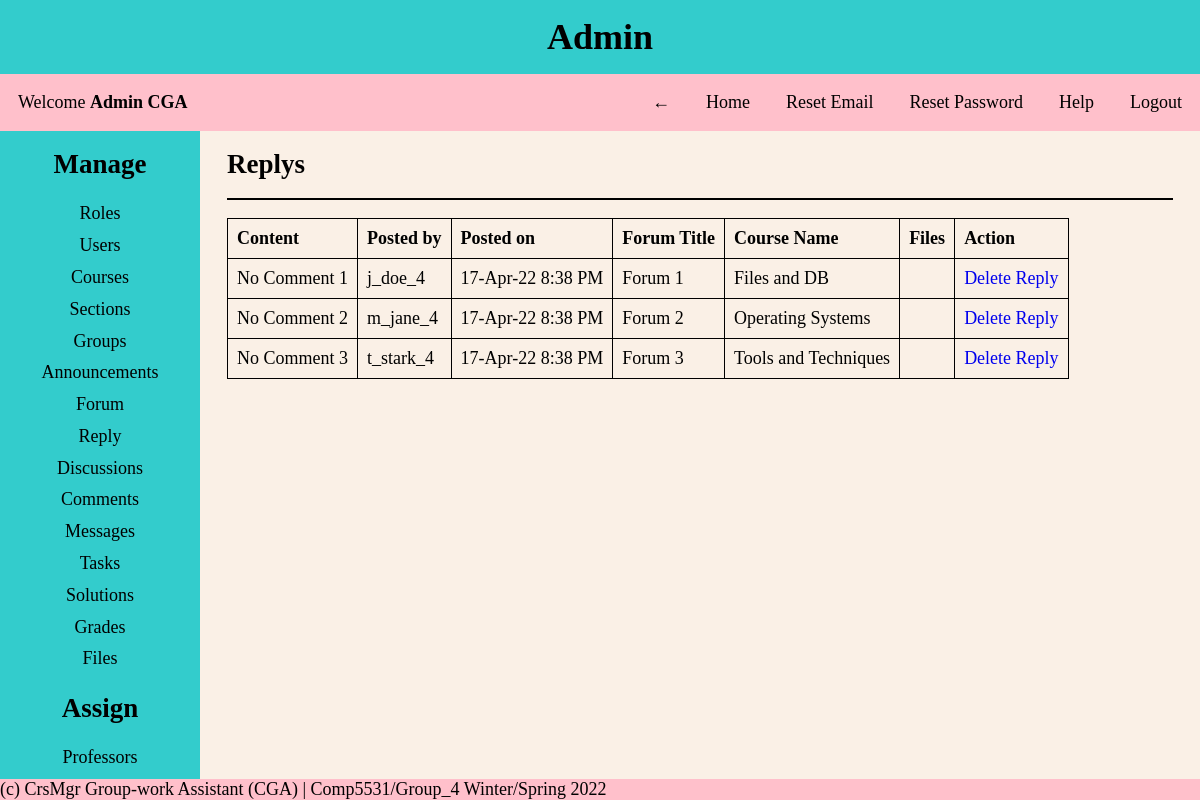
Page /pages/admin.php?page=reply (signed in) on the earlier database version.
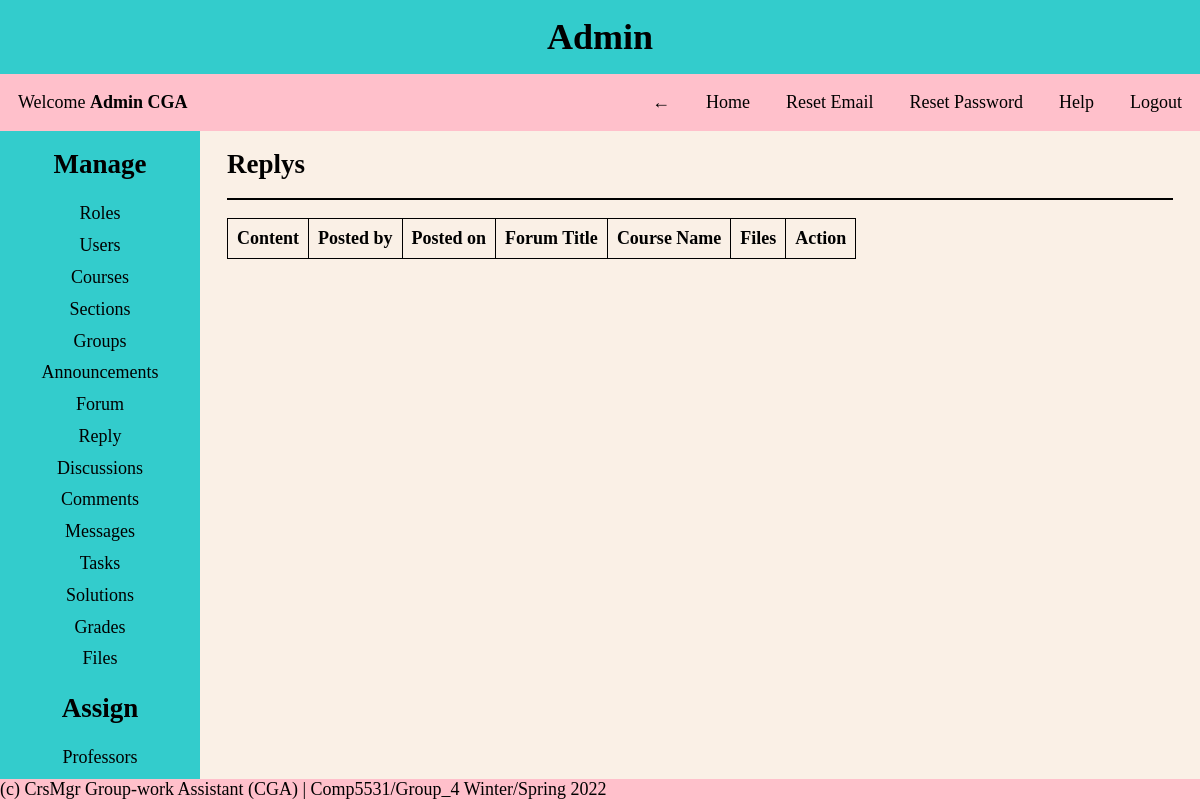
Same page on the later database version.
### tables this page shows
CREATE TABLE Reply
(
  reply_id INT NOT NULL AUTO_INCREMENT PRIMARY KEY,
  reply_content VARCHAR(1024) NOT NULL,
  posted_by_uid INT NOT NULL,
  posted_on DATETIME DEFAULT CURRENT_TIMESTAMP NOT NULL,
  forum_id INT NOT NULL,
  file_id INT,
  FOREIGN KEY (forum_id) REFERENCES Forum(forum_id) ON DELETE CASCADE ON UPDATE CASCADE,
  FOREIGN KEY (file_id) REFERENCES Files(file_id) ON DELETE CASCADE ON UPDATE CASCADE
);

CREATE TABLE Users
(
  user_id INT NOT NULL AUTO_INCREMENT PRIMARY KEY,
  first_name VARCHAR(30) NOT NULL,
  last_name VARCHAR(30) NOT NULL,
  dob DATE NOT NULL,
  email VARCHAR(30) NOT NULL UNIQUE,
  username VARCHAR(30) NOT NULL UNIQUE,
  password VARCHAR(30) NOT NULL,
  created_on DATETIME DEFAULT CURRENT_TIMESTAMP,
  first_login TINYINT NOT NULL,
  role_id INT NOT NULL,
  FOREIGN KEY (role_id) REFERENCES Roles(role_id)
);

CREATE TABLE Forum
(
  forum_id INT NOT NULL AUTO_INCREMENT PRIMARY KEY,
  forum_title VARCHAR(30) NOT NULL,
  forum_content VARCHAR(1024) NOT NULL,
  posted_by_uid INT NOT NULL,
  posted_on DATETIME DEFAULT CURRENT_TIMESTAMP NOT NULL,
  course_id INT NOT NULL,
  file_id INT,
  FOREIGN KEY (course_id) REFERENCES Course(course_id) ON DELETE CASCADE ON UPDATE CASCADE,
  FOREIGN KEY (file_id) REFERENCES Files(file_id) ON DELETE CASCADE ON UPDATE CASCADE
);

CREATE TABLE Course
(
  course_id INT NOT NULL AUTO_INCREMENT PRIMARY KEY,
  course_name VARCHAR(30) NOT NULL UNIQUE,
  course_number INT NOT NULL UNIQUE
);

### helper/functions.php (called while the page is built, shortened)
<?php
function date_convert($date)
{
    $date = strtotime($date);
    return date('d-M-y g:i A', $date);
}

### CRUD/reply.php (the view, shortened to what this page needs)
<div class="content-body">
    <?php
    $query = "SELECT * FROM reply as r
    JOIN forum as f ON f.forum_id = r.forum_id
    JOIN course as c ON c.course_id = f.course_id
    LEFT JOIN files as fl ON fl.file_id = r.file_id
    JOIN users as u ON u.user_id = r.posted_by_uid
    ORDER BY r.reply_id ASC";
    $replys = mysqli_query($conn, $query);
    ?>
    <h2>Replys</h2>
    <hr>
    <table>
        <thead>
            <tr>
                <th>Content</th>
                <th>Posted by</th>
                <th>Posted on</th>
                <th>Forum Title</th>
                <th>Course Name</th>
                <th>Files</th>
                <th>Action</th>
            </tr>
        </thead>
        <tbody>
            <?php foreach ($replys as $row) {
                $id = $row['reply_id'];
                $content = $row['reply_content'];
                $posted_by = $row['username'];
                $posted_on = date_convert($row['posted_on']);
                $forum_title = $row['forum_title'];
                $course_name = $row['course_name'];
                $file_id = $row['file_id'];
                $file_name = $row['file_name'];
            ?>
                <tr>
                    <td><?= $content ?></td>
                    <td><?= $posted_by ?></td>
                    <td><?= $posted_on ?></td>
                    <td><?= $forum_title ?></td>
                    <td><?= $course_name ?></td>
                    <td><a href='?page=reply&download_file=<?= $file_id ?>'><?= $file_name ?></a></td>
                    <td><a href="?page=reply&delete_id=<?= $id ?>&file_id=<?= $file_id ?>" onclick="return confirm('Are you sure you want to delete?')">Delete Reply</a></td>
                </tr>
            <?php } ?>
        </tbody>
    </table>
</div>

Differences in the rows shown:
removed reply: reply_content "No Comment 1", users.username "j_doe_4", forum.posted_on "17-Apr-22 8:38 PM", forum.forum_title "Forum 1", course.course_name "Files and DB"
removed reply: reply_content "No Comment 2", users.username "m_jane_4", forum.posted_on "17-Apr-22 8:38 PM", forum.forum_title "Forum 2", course.course_name "Operating Systems"
removed reply: reply_content "No Comment 3", users.username "t_stark_4", forum.posted_on "17-Apr-22 8:38 PM", forum.forum_title "Forum 3", course.course_name "Tools and Techniques"
